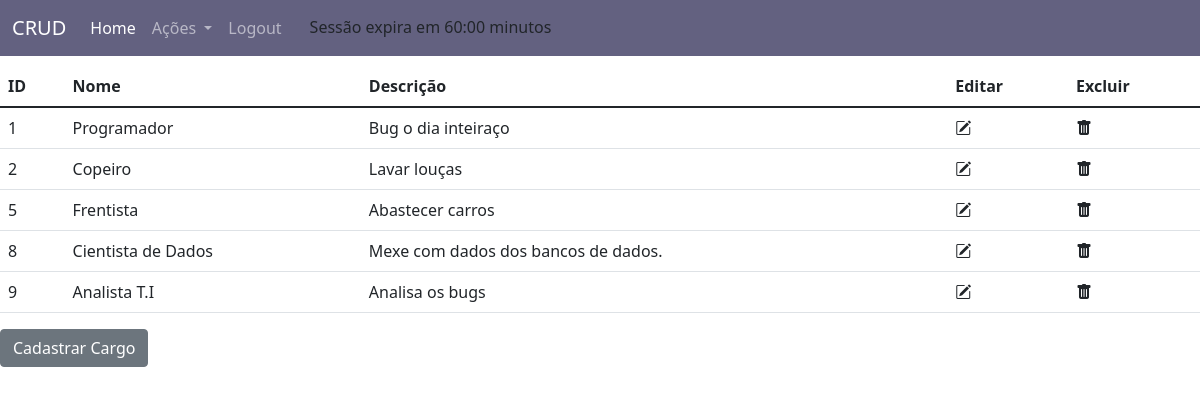
Page /pages/cargo.php (signed in) on the committed database.
### tables this page shows
CREATE TABLE IF NOT EXISTS `cargo` (
  `id` int NOT NULL AUTO_INCREMENT,
  `nome` varchar(45) NOT NULL,
  `descricao` varchar(45) NOT NULL,
  PRIMARY KEY (`id`)
);

### App/Model/Conexao.php (called while the page is built, shortened)
<?php
class Conexao
{
    private static $instance;
    private static function env()
    {
        $dotenv = Dotenv\Dotenv::createImmutable(dirname(__DIR__, 2));
    }
    public static function getConnection()
    {
        $host = $_ENV['HOST'];
        $dbname = $_ENV['DATABASE'];
        $user = $_ENV['USER'];
        $password = $_ENV['PASSWORD'];
        $charset = $_ENV['CHARSET'];
        if(!isset(self::$instance))
        {
            $conn = "mysql:host=". $host .";dbname=".$dbname.";charset=".$charset;
            self::$instance = new \PDO($conn, $user, $password);
        }
        return self::$instance;
    }
}

### App/Model/CargoDAO.php (called while the page is built, shortened)
<?php
class CargoDAO
{
    public function read()
    {
        $sql = "SELECT * FROM cargo";
        $stmt = Conexao::getConnection()->prepare($sql);
        $stmt->execute();
        if($stmt->rowCount() > 0){
            $return = $stmt->fetchAll(\PDO::FETCH_ASSOC);
            return $return;
        }else{
            return false;
        }
    }
}

### pages/cargo.php (the view, shortened to what this page needs)
<?php require_once dirname(__DIR__).'/components/header.php'; ?>
    <table class="table crud">
        <thead>
            <tr>
                <th scope="col">ID</th>
                <th scope="col">Nome</th>
                <th scope="col">Descrição</th>
                <th scope="col">Editar</th>
                <th scope="col">Excluir</th>
            </tr>
        </thead>
        <tbody>
            <?php
                $cargoDao = new CargoDAO();
            ?>
            <?php foreach ($cargoDao->read() as $cargo): ?>
            <tr>
                <td><?= $cargo['id'] ?></td>
                <td><?= $cargo['nome'] ?></td>
                <td><?= $cargo['descricao'] ?></td>
                <td><i class="bi bi-pencil-square" id_aux="<?= $cargo['id'] ?>"></i></td>
                <td><i class="bi bi-trash-fill" id_aux="<?= $cargo['id'] ?>"></i></td>
            </tr>
            <?php endforeach; ?>
        </tbody>
    </table>
    <button type="button" class="btn btn-secondary" data-bs-toggle="modal" data-bs-target="#cadastrar">Cadastrar Cargo</button>
<?php require_once dirname(__DIR__).'/components/footer.php'; ?>

### components/header.php (shortened to what this page needs)
<!DOCTYPE html>
<html lang="pt">
<head>
    <link href="../assets/bootstrap/css/bootstrap.min.css" rel="stylesheet">
    <link href="../assets/css/style.css" rel="stylesheet">
    <link rel="stylesheet" href="https://cdn.jsdelivr.net/npm/bootstrap-icons@1.7.2/font/bootstrap-icons.css">
    <link rel="stylesheet" type="text/css" href="https://cdn.datatables.net/1.11.3/css/jquery.dataTables.css">
</head>
<nav class="navbar navbar-expand-lg navbar-dark bg-dark" id="nav">
  <div class="container-fluid">
    <a class="navbar-brand" href="#">CRUD</a>
    <div class="collapse navbar-collapse" id="navbarSupportedContent">
      <ul class="navbar-nav me-auto mb-2 mb-lg-0">
        <li class="nav-item">
          <a class="nav-link active" aria-current="page" href="<?= SITE_URL . 'index.php' ?>">Home</a>
        </li>
        <li class="nav-item dropdown">
          <a class="nav-link dropdown-toggle" href="#" id="navbarDropdown" role="button" data-bs-toggle="dropdown" aria-expanded="false">
            Ações
          </a>
        </li>
        <li class="nav-item">
          <a class="nav-link" href="<?= SITE_URL . '/logout.php' ?>">Logout</a>
        </li>
        <li class="nav-item">
          <div id="contador"><h6>Sessão expira em 60:00 minutos</h6></div>
        </li>
      </ul>
    </div>
  </div>
</nav>
<body>

### components/footer.php (shortened to what this page needs)
</body>
</html>

### assets/css/style.css (style rules this page uses)
#nav { background-color: rgb(99, 97, 128) !important; margin-bottom: 10px; }
.bi.bi-pencil-square { cursor: pointer; }
.bi.bi-trash-fill { cursor: pointer; }
#contador { margin-left: 20px; padding-top: 10px; }

### rows in the picture
cargo: id "1", nome "Programador", descricao "Bug o dia inteiraço"
cargo: id "2", nome "Copeiro", descricao "Lavar louças"
cargo: id "5", nome "Frentista", descricao "Abastecer carros"
cargo: id "8", nome "Cientista de Dados", descricao "Mexe com dados dos bancos de dados."
cargo: id "9", nome "Analista T.I", descricao "Analisa os bugs"
